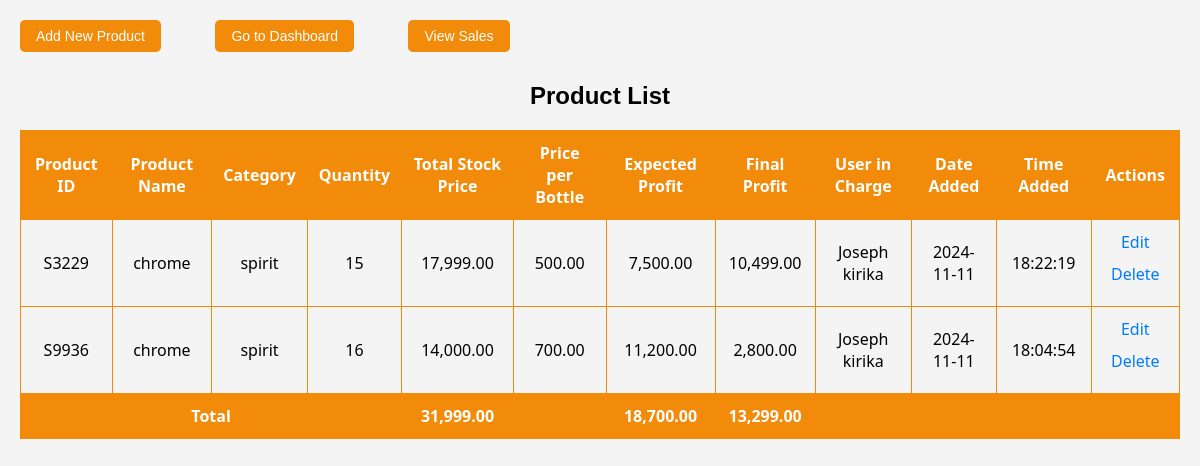
/ayour_form_page.php, run on the app's committed database.
### tables this page shows
CREATE TABLE `products` (
  `product_id` varchar(12) NOT NULL,
  `product_name` varchar(100) NOT NULL,
  `category` varchar(50) NOT NULL,
  `quantity` int(11) NOT NULL,
  `stock_price` decimal(10,2) NOT NULL,
  `price_per_bottle` decimal(10,2) NOT NULL,
  `expected_profit` decimal(10,2) DEFAULT NULL,
  `final_profit` decimal(10,2) DEFAULT NULL,
  `user_in_charge` varchar(8) DEFAULT NULL,
  `date_added` date DEFAULT curdate(),
  `time_added` time DEFAULT curtime()
);

CREATE TABLE `users` (
  `USER_ID` varchar(20) NOT NULL,
  `FULL_NAME` varchar(100) NOT NULL,
  `USER_NAME` varchar(50) NOT NULL,
  `EMAIL` varchar(100) NOT NULL,
  `CONTACT` varchar(15) NOT NULL,
  `PASSWORD` varchar(255) NOT NULL,
  `ROLE` enum('Admin','Employee') NOT NULL,
  `CREATED_AT` timestamp NOT NULL DEFAULT current_timestamp()
);

### ayour_form_page.php (the view, shortened to what this page needs)
<?php
$servername = "localhost";
$dbname = "PROJECTLIGHT";
$username = "root";
$password = "";
$conn = new mysqli($servername, $username, $password, $dbname);
$sql = "SELECT p.*, u.full_name FROM products p JOIN users u ON p.user_in_charge = u.user_id WHERE p.quantity > 0 ORDER BY p.time_added DESC";
$result = $conn->query($sql);
$totalStockPrice = 0;
$totalExpectedProfit = 0;
$totalFinalProfit = 0;
?>
<!DOCTYPE html>
<html lang="en">
<head>
</head>
<body>
<div class="button-container">
    <a class="btns" href="newstock.php">Add New Product</a>
    <a class="btns" href="admin.php">Go to Dashboard</a>
    <a class="btns" href="asale.php">View Sales</a>
</div>
<h2>Product List</h2>
<table>
    <thead>
        <tr>
            <th>Product ID</th>
            <th>Product Name</th>
            <th>Category</th>
            <th>Quantity</th>
            <th>Total Stock Price</th>
            <th>Price per Bottle</th>
            <th>Expected Profit</th>
            <th>Final Profit</th>
            <th>User in Charge</th>
            <th>Date Added</th>
            <th>Time Added</th>
            <th>Actions</th>
        </tr>
    </thead>
    <tbody>
    <?php while ($row = $result->fetch_assoc()) {
        $final_profit = $row['stock_price'] - $row['expected_profit'];
        $totalStockPrice += $row['stock_price'];
        $totalExpectedProfit += $row['expected_profit'];
        $totalFinalProfit += $final_profit;
    ?>
        <tr class="<?php echo $row['quantity'] < 6 ? 'low-stock' : ''; ?>">
            <td><?php echo $row['product_id']; ?></td>
            <td><?php echo $row['product_name']; ?></td>
            <td><?php echo $row['category']; ?></td>
            <td><?php echo $row['quantity']; ?></td>
            <td><?php echo number_format($row['stock_price'], 2); ?></td>
            <td><?php echo number_format($row['price_per_bottle'], 2); ?></td>
            <td><?php echo number_format($row['expected_profit'], 2); ?></td>
            <td><?php echo number_format($final_profit, 2); ?></td>
            <td><?php echo $row['full_name']; ?></td>
            <td><?php echo $row['date_added']; ?></td>
            <td><?php echo $row['time_added']; ?></td>
            <td>
                <a href="edit_product.php?id=<?php echo $row['product_id']; ?>">Edit</a>
                <a href="delete_product.php?id=<?php echo $row['product_id']; ?>" onclick="return confirm('Are you sure?');">Delete</a>
            </td>
        </tr>
    <?php } ?>
    </tbody>
    <tfoot>
        <tr class="totals">
            <td colspan="4"><strong>Total</strong></td>
            <td><strong><?php echo number_format($totalStockPrice, 2); ?></strong></td>
            <td><strong></strong></td>
            <td><strong><?php echo number_format($totalExpectedProfit, 2); ?></strong></td>
            <td><strong><?php echo number_format($totalFinalProfit, 2); ?></strong></td>
            <td colspan="4"></td>
        </tr>
    </tfoot>
</table>
</body>
</html>

### ayour_form_page.php (style rules this page uses)
body { font-family: Arial, sans-serif; background-color: #f4f4f4; margin: 0; padding: 20px; }
a { text-decoration: none; color: #007BFF; margin-bottom: 10px; display: inline-block; }
table { width: 100%; border-collapse: collapse; margin-top: 10px; }
table, th, td { border: 1px solid #f28a0a; padding: 11px; }
th, td { text-align: center; font-family: 'Segoe UI', Tahoma, Geneva, Verdana, sans-serif; }
th { background-color: #f28a0a; color: white; }
.button-container { margin-bottom: 20px; }
h2 { text-align: center; }
.btns { padding: 8px 16px; font-size: 14px; cursor: pointer; background-color: #f28a0a; color: white; border: none; border-radius: 5px; margin-right: 50px; }
.totals { color: white; background-color: #f28a0a; }

### data on the page
products: product_id "S3229", product_name "chrome", category "spirit", quantity "15", stock_price "17,999.00", price_per_bottle "500.00", expected_profit "7,500.00", final_profit "10,499.00", users.FULL_NAME "Joseph kirika", date_added "2024-11-11", time_added "18:22:19"
products: product_id "S9936", product_name "chrome", category "spirit", quantity "16", stock_price "14,000.00", price_per_bottle "700.00", expected_profit "11,200.00", final_profit "2,800.00", users.FULL_NAME "Joseph kirika", date_added "2024-11-11", time_added "18:04:54"

### other printed values
$totalStockPrice "31,999.00"
$totalExpectedProfit "18,700.00"
$totalFinalProfit "13,299.00"
